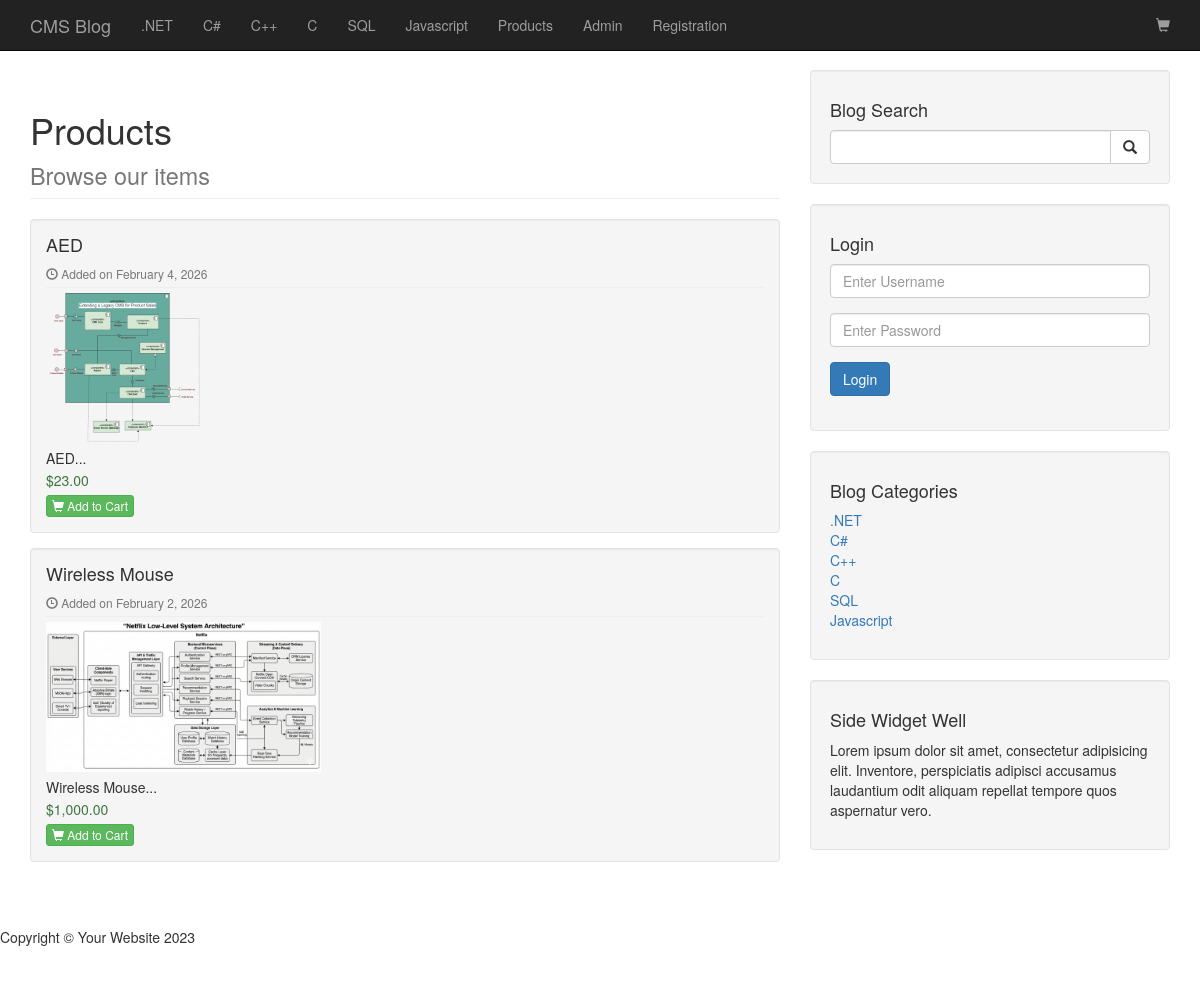
Page /cms-monolithic-legacy-php/products.php on the committed database.
### tables this page shows
CREATE TABLE `categories` (
  `cat_id` int(3) NOT NULL,
  `cat_title` varchar(255) NOT NULL
);

CREATE TABLE `products` (
  `product_id` int(11) NOT NULL,
  `name` varchar(255) NOT NULL,
  `description` text NOT NULL,
  `price` decimal(10,2) NOT NULL,
  `stock_quantity` int(11) NOT NULL DEFAULT 0,
  `status` varchar(50) NOT NULL DEFAULT 'active',
  `image` varchar(255) DEFAULT NULL,
  `created_at` datetime NOT NULL DEFAULT current_timestamp(),
  `is_deleted` tinyint(1) NOT NULL DEFAULT 0
);

### cms-monolithic-legacy-php/products.php (the view, shortened to what this page needs)
<?php
include "includes/header.php";
include "includes/navigation.php";
?>
<div class="container">
    <div class="row">
        <div class="col-md-8">
            <h1 class="page-header">
                Products
                <br><small>Browse our items</small>
            </h1>
            <?php
            $query = "SELECT * FROM products
                      WHERE status='Active' AND is_deleted=0
                      ORDER BY product_id DESC";
            $select_products = mysqli_query($connection, $query);
            while ($product = mysqli_fetch_assoc($select_products)) {
                $product_id  = (int)$product['product_id'];
                $name        = htmlspecialchars($product['name']);
                $description = substr(strip_tags($product['description']), 0, 150) . "...";
                $price       = number_format($product['price'], 2);
                $image       = $product['image'];
                $created_at  = date("F j, Y", strtotime($product['created_at']));
            ?>
        <div class="well" style="padding:15px; margin-bottom:15px; font-size:14px;">
            <h4 style="margin-top:0;"><?php echo $name; ?></h4>
            <p style="margin:0 0 5px 0; font-size:12px; color:#777;">
                <span class="glyphicon glyphicon-time"></span>
                Added on <?php echo $created_at; ?>
            </p>
            <hr style="margin:5px 0;">
            <?php if (!empty($image) && file_exists("images/$image")): ?>
                <img class="img-responsive"
                    src="images/<?php echo $image; ?>"
                    alt="<?php echo $name; ?>"
                    style="max-height:150px; width:auto; margin-bottom:5px;">
            <?php endif; ?>
            <p style="margin:5px 0;"><?php echo $description; ?></p>
            <h5 class="text-success" style="margin:5px 0;">$<?php echo $price; ?></h5>
            <button class="btn btn-success btn-xs add-to-cart-btn"
                    data-id="<?php echo $product_id; ?>">
                <span class="glyphicon glyphicon-shopping-cart"></span> Add to Cart
            </button>
        </div>
            <?php } ?>
        </div>
        <?php include "includes/sidebar.php"; ?>
    </div>
</div>
<?php include "includes/footer.php"; ?>

### cms-monolithic-legacy-php/includes/navigation.php (shortened to what this page needs)
<nav class="navbar navbar-inverse navbar-fixed-top" role="navigation">
    <div class="container">
        <div class="navbar-header">
            <a class="navbar-brand" href="index.php">CMS Blog</a>
        </div>
        <div class="collapse navbar-collapse" id="bs-example-navbar-collapse-1">
            <ul class="nav navbar-nav">
                <?php
                $query = "SELECT * FROM categories";
                $fetch_data = mysqli_query($connection, $query);
                while ($row = mysqli_fetch_assoc($fetch_data)) {
                    $cat_title = htmlspecialchars($row['cat_title']);
                    $cat_id = (int)$row['cat_id'];
                    echo "<li><a href='category.php?category=$cat_id'>$cat_title</a></li>";
                }
                ?>
                <li><a href="products.php">Products</a></li>
                <li><a href="admin">Admin</a></li>
                <li><a href="registration.php">Registration</a></li>
            </ul>
            <ul class="nav navbar-nav navbar-right">
                <li>
                    <a href="cart.php">
                        <span class="glyphicon glyphicon-shopping-cart"></span>
                    </a>
                </li>
            </ul>
        </div>
    </div>
</nav>

### cms-monolithic-legacy-php/includes/sidebar.php
<div class="col-md-4">
    <div class="well">
        <h4>Blog Search</h4>
        <form action="search.php" method="POST">
            <div class="input-group">
                <input type="text" name="search" class="form-control">
                <span class="input-group-btn">
                    <button class="btn btn-default" type="submit" name="submit">
                        <span class="glyphicon glyphicon-search"></span>
                    </button>
                </span>
            </div>
        </form>
    </div>
    <div class="well">
        <h4>Login</h4>
        <form action="includes/login.php" method="POST">
            <div class="form-group">
                <input type="text" name="username" class="form-control" placeholder="Enter Username">
            </div>
            <div class="form-group">
                <input type="password" name="password" class="form-control" placeholder="Enter Password">
            </div>
            <div class="form-group">
                <button class="btn btn-primary" type="submit" name="login">
                    Login
                </button>
            </div>
        </form>
    </div>
    <div class="well">
        <h4>Blog Categories</h4>
        <div class="row">
            <div class="col-lg-12">
                <ul class="list-unstyled">
                    <?php
                    $query = "SELECT * FROM categories LIMIT 7";
                    $fetch_data = mysqli_query($connection, $query);
                    while ($Row = mysqli_fetch_assoc($fetch_data)) {
                        $cat_title = $Row['cat_title'];
                        $cat_id = $Row['cat_id'];
                        echo "<li><a href='category.php?category=$cat_id'>$cat_title</a></li>";
                    }
                    ?>
                </ul>
            </div>
        </div>
    </div>
    <?php
    include "widget.php";
    ?>
</div>

### cms-monolithic-legacy-php/css/blog-home.css (style rules this page uses)
body { padding-top: 70px; }

### rows in the picture
categories: cat_title ".NET"
categories: cat_title "C#"
categories: cat_title "C++"
categories: cat_title "C"
categories: cat_title "SQL"
categories: cat_title "Javascript"
products: name "AED", created_at "February 4, 2026", image (picture), description "AED...", price "23.00"
products: name "Wireless Mouse", created_at "February 2, 2026", image (picture), description "Wireless Mouse...", price "1,000.00"
